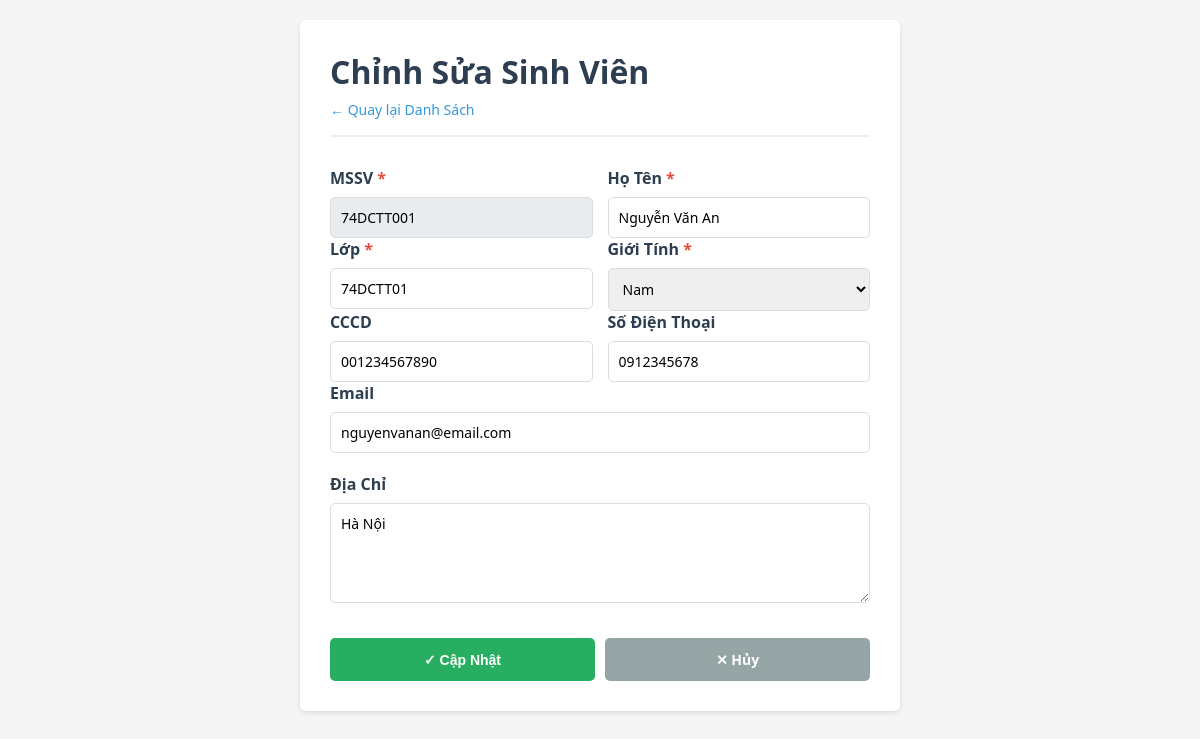
/QuanLyKTX_API/Public/student/edit/74DCTT001 (signed in), run on the app's committed database.
### tables this page shows
CREATE TABLE sinhvien (
    id INT PRIMARY KEY AUTO_INCREMENT,
    masv VARCHAR(20) UNIQUE NOT NULL,
    hoten VARCHAR(100) NOT NULL,
    lop VARCHAR(20),
    gioitinh VARCHAR(10),
    cccd VARCHAR(20),
    sodienthoai VARCHAR(15),
    email VARCHAR(100),
    diachi TEXT,
    created_at TIMESTAMP DEFAULT CURRENT_TIMESTAMP
);

### QuanLyKTX_API/Controllers/StudentController.php (called while the page is built, shortened)
<?php
class StudentController extends Controller {
    private $studentService;
    public function __construct() {
        $this->studentService = new StudentService();
    }
    public function edit($masv = null) {
        $student = $this->studentService->getStudentById($masv);
        $this->view('student/form', [
            'title' => 'Sửa Thông Tin Sinh Viên',
            'student' => $student,
            'isEdit' => true
        ]);
    }
}

### QuanLyKTX_API/Config/Database.php (called while the page is built, shortened)
<?php
class Database {
    private static $connection = null;
    public static function getConnection() {
        if (self::$connection === null) {
            $host = 'db';
            $user = 'root';
            $pass = 'root_password';
            $db   = 'quanlykytucxa';
            $port = 3306;
            self::$connection = new \mysqli($host, $user, $pass, $db, $port);
            self::$connection->set_charset("utf8");
        }
        return self::$connection;
    }
}

### QuanLyKTX_API/Services/StudentService.php (called while the page is built, shortened)
<?php
class StudentService {
    private $studentRepo;
    public function __construct() {
        $this->studentRepo = new StudentRepository();
    }
    public function getStudentById($masv) {
        return $this->studentRepo->findById($masv);
    }
}

### QuanLyKTX_API/Core/Repository.php (called while the page is built, shortened)
<?php
abstract class Repository {
    protected $db;
    protected $table;
    protected $primaryKey;
    public function __construct() {
        $this->db = \Config\Database::getConnection();
    }
    public function findById($id) {
        $sql = "SELECT * FROM {$this->table} WHERE {$this->primaryKey} = ?";
        $stmt = $this->db->prepare($sql);
        $stmt->bind_param('s', $id);
        $stmt->execute();
        $result = $stmt->get_result();
        $data = $result->fetch_assoc();
        return $data;
    }
}

### QuanLyKTX_API/Views/student/form.php (the view, shortened to what this page needs)
<?php
$isEdit = isset($student);
$pageTitle = $isEdit ? 'Chỉnh Sửa Sinh Viên' : 'Thêm Sinh Viên Mới';
$actionUrl = $isEdit ? BASE_URL . 'student/update/' . $student['masv'] : BASE_URL . 'student/store';
?>
<!DOCTYPE html>
<html lang="vi">
<head>
    <link rel="stylesheet" href="<?= PUBLIC_URL ?>css/style.css">
</head>
<body>
    <div class="form-container">
        <div class="form-header">
            <h1><?= htmlspecialchars($pageTitle) ?></h1>
            <a href="<?= BASE_URL ?>student" class="back-link">← Quay lại Danh Sách</a>
        </div>
        <form method="POST" action="<?= htmlspecialchars($actionUrl) ?>">
            <div class="form-row">
                <div class="form-group required">
                    <label for="masv">MSSV</label>
                    <input
                        type="text"
                        id="masv"
                        name="masv"
                        placeholder="VD: SV001"
                        value="<?= htmlspecialchars($student['masv'] ?? $nextMaSV ?? '') ?>"
                        readonly style="background-color: #e9ecef; pointer-events: none;"
                    >
                </div>
                <div class="form-group required">
                    <label for="hoten">Họ Tên</label>
                    <input
                        type="text"
                        id="hoten"
                        name="hoten"
                        placeholder="VD: Nguyễn Văn A"
                        value="<?= htmlspecialchars($student['hoten'] ?? '') ?>"
                        required
                    >
                </div>
            </div>
            <div class="form-row">
                <div class="form-group required">
                    <label for="lop">Lớp</label>
                    <input
                        type="text"
                        id="lop"
                        name="lop"
                        placeholder="VD: CT07A, CDTH21"
                        value="<?= htmlspecialchars($student['lop'] ?? '') ?>"
                        required
                    >
                </div>
                <div class="form-group required">
                    <label for="gioitinh">Giới Tính</label>
                    <select id="gioitinh" name="gioitinh" required>
                        <option value="Nam" <?= ($student['gioitinh'] ?? '') === 'Nam' ? 'selected' : '' ?>>Nam</option>
                    </select>
                </div>
            </div>
            <div class="form-row">
                <div class="form-group">
                    <label for="cccd">CCCD</label>
                    <input
                        type="text"
                        id="cccd"
                        name="cccd"
                        placeholder="VD: 123456789012"
                        value="<?= htmlspecialchars($student['cccd'] ?? '') ?>"
                    >
                </div>
                <div class="form-group">
                    <label for="sodienthoai">Số Điện Thoại</label>
                    <input
                        type="text"
                        id="sodienthoai"
                        name="sodienthoai"
                        placeholder="VD: 0123456789"
                        value="<?= htmlspecialchars($student['sodienthoai'] ?? '') ?>"
                    >
                </div>
            </div>
            <div class="form-group">
                <label for="email">Email</label>
                <input
                    type="email"
                    id="email"
                    name="email"
                    placeholder="VD: nguyenvana@example.com"
                    value="<?= htmlspecialchars($student['email'] ?? '') ?>"
                >
            </div>
            <div class="form-group">
                <label for="diachi">Địa Chỉ</label>
                <textarea
                    id="diachi"
                    name="diachi"
                    placeholder="Nhập địa chỉ đầy đủ"
                ><?= htmlspecialchars($student['diachi'] ?? '') ?></textarea>
            </div>
            <div class="form-actions">
                <button type="submit" class="btn btn-success">
                    <?= $isEdit ? '✓ Cập Nhật' : '✓ Thêm Mới' ?>
                </button>
                <a href="<?= BASE_URL ?>student" class="btn btn-secondary">✕ Hủy</a>
            </div>
        </form>
    </div>
</body>
</html>

### QuanLyKTX_API/Public/css/style.css (style rules this page uses)
* { margin: 0; padding: 0; box-sizing: border-box; }
body { font-family: Arial, Helvetica, sans-serif; background-color: #1b6790; }

### QuanLyKTX_API/Views/student/form.php (style rules this page uses)
* { margin: 0; padding: 0; box-sizing: border-box; }
body { font-family: 'Segoe UI', Tahoma, Geneva, Verdana, sans-serif; background-color: #f5f5f5; padding: 20px; }
.form-container { max-width: 600px; margin: 0 auto; background: white; padding: 30px; border-radius: 5px; box-shadow: 0 2px 5px rgba(0,0,0,0.1); }
.form-header { margin-bottom: 30px; padding-bottom: 15px; border-bottom: 2px solid #ecf0f1; }
.form-header h1 { color: #2c3e50; margin-bottom: 5px; }
.form-group { margin-bottom: 20px; }
.form-group label { display: block; margin-bottom: 8px; color: #2c3e50; font-weight: 600; }
.form-group input, .form-group select, .form-group textarea { width: 100%; padding: 10px; border: 1px solid #ddd; border-radius: 5px; font-size: 14px; font-family: 'Segoe UI', Tahoma, Geneva, Verdana, sans-serif; box-sizing: border-box; transition: border-color 0.3s; }
.form-group textarea { resize: vertical; min-height: 100px; }
.form-group.required label::after { content: " *"; color: #e74c3c; }
.form-row { display: grid; grid-template-columns: 1fr 1fr; gap: 15px; }
.form-row .form-group { margin-bottom: 0; }
.form-actions { display: flex; gap: 10px; margin-top: 30px; }
.btn { flex: 1; padding: 12px; border: none; border-radius: 5px; cursor: pointer; text-decoration: none; display: inline-block; transition: all 0.3s; font-size: 14px; font-weight: 600; text-align: center; }
.btn-success { background: #27ae60; color: white; }
.btn-secondary { background: #95a5a6; color: white; }
.back-link { color: #3498db; text-decoration: none; font-weight: 500; font-size: 14px; }

### data on the page
sinhvien: masv "74DCTT001", hoten "Nguyễn Văn An", lop "74DCTT01", gioitinh "Nam", cccd "001234567890", sodienthoai "0912345678", email "nguyenvanan@email.com", diachi "Hà Nội"

### other printed values
$pageTitle "Chỉnh Sửa Sinh Viên"
